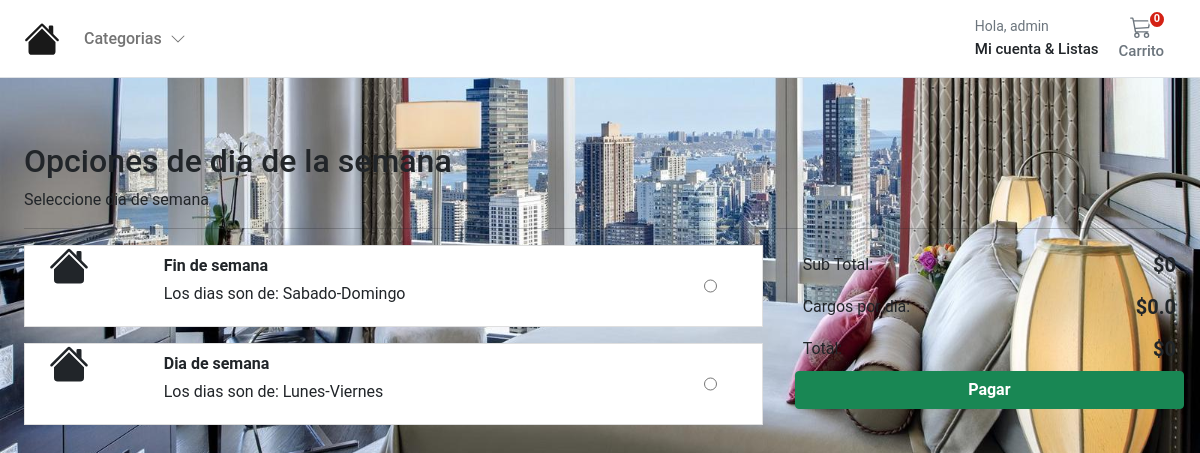
/checkout/deliverychoices (signed in), run on the app's committed database.
### account/models.py (models this page shows, shortened)
class Customer(AbstractBaseUser, PermissionsMixin):
    email = models.EmailField(_('email address'), unique=True)
    name = models.CharField(max_length=150)
    mobile = models.CharField(max_length=20, blank=True)
    is_active = models.BooleanField(default=False)
    is_staff = models.BooleanField(default=False)
    created = models.DateTimeField(auto_now_add=True)
    updated = models.DateTimeField(auto_now=True)
    objects = CustomAccountManager()
    USERNAME_FIELD = 'email'
    REQUIRED_FIELDS = ['name']
    class Meta:
        verbose_name = "Accounts"
        verbose_name_plural = "Accounts"

### checkout/models.py (models this page shows, shortened)
class DeliveryOptions(models.Model):
    DELIVERY_CHOICES = [
        ("IS", "In Store"),
        ("HD", "Home Delivery"),
        ("DD", "Digital Delivery"),
    ]
    delivery_name = models.CharField(
        verbose_name=_("delivery_name"),
        help_text=_("Required"),
        max_length=255,
    )
    delivery_price = models.DecimalField(
        verbose_name=_("delivery price"),
        help_text=_("Maximum 999.99"),
        error_messages={
            "name": {
                "max_length": _("The price must be between 0 and 999.99."),
            },
        },
        max_digits=5,
        decimal_places=2,
    )
    delivery_method = models.CharField(
        choices=DELIVERY_CHOICES,
        verbose_name=_("delivery_method"),
        help_text=_("Required"),
        max_length=255,
    )
    delivery_timeframe = models.CharField(
        verbose_name=_("delivery timeframe"),
        help_text=_("Required"),
        max_length=255,
    )
    delivery_window = models.CharField(
        verbose_name=_("delivery window"),
        help_text=_("Required"),
        max_length=255,
    )
    order = models.IntegerField(verbose_name=_("list order"), help_text=_("Required"), default=0)
    is_active = models.BooleanField(default=True)
    class Meta:
        verbose_name = _("Delivery Option")
        verbose_name_plural = _("Delivery Options")

### checkout/views.py (the view)
# urls.py: path("deliverychoices", views.deliverychoices, name="deliverychoices"),
@login_required
def deliverychoices(request):
    deliveryoptions = DeliveryOptions.objects.filter(is_active=True)
    return render(request, "checkout/delivery_choices.html", {"deliveryoptions": deliveryoptions})

### basket/basket.py (called while the page is built)
    def __len__(self):
        return sum(item["qty"] for item in self.basket.values())

    def get_subtotal_price(self):
        return sum(Decimal(item["price"]) * item["qty"] for item in self.basket.values())

    def get_delivery_price(self):
        newprice = 0.00
        if "purchase" in self.session:
            newprice = DeliveryOptions.objects.get(id=self.session["purchase"]["delivery_id"]).delivery_price
        return newprice

    def get_total_price(self):
        newprice = 0.00
        subtotal = sum(Decimal(item["price"]) * item["qty"] for item in self.basket.values())
        if "purchase" in self.session:
            newprice = DeliveryOptions.objects.get(id=self.session["purchase"]["delivery_id"]).delivery_price
        total = subtotal + Decimal(newprice)
        return total

### basket/context_processors.py (called while the page is built)
def basket(request):
    return {'basket': Basket(request)}

### store/context_processors.py (called while the page is built)
def categories(request):
    return {"categories": Category.objects.filter(level=0)}

### store/models.py (called while the page is built)
    def get_absolute_url(self):
        return reverse("store:category_list", args=[self.slug])

### templates/checkout/delivery_choices.html (shortened to what this page needs)
{% extends "../base.html" %}
{% load static %}
{% block content %}
<div class="container">
  <div class="col-12">
    <h1 class="h2">Opciones de dia de la semana</h1>
  </div>
  <div class="col-12">
    <p>Seleccione dia de semana</p>
  </div>
  <hr />
</div>
<div class="container">
  <div class="row g-3">
    {% if deliveryoptions|length == 0 %}
    <div class="col-12">There are no delivery options <a href="{% url 'store:store_home' %}">Shop</a></div>
    {% else %}
    <div class="col-md-4 col-lg-4 order-md-last p-0 order-3">
      <div class="d-flex bd-highlight ms-0">
        <div class="p-2 flex-grow-1 bd-highlight">Sub Total:</div>
        <div class="p-2 bd-highlight"><span class="fw-bold h5">$</span><span id="sub_total"
            class="fw-bold h5">{{basket.get_subtotal_price}}</span></div>
      </div>
      <div class="d-flex bd-highlight">
        <div class="p-2 flex-grow-1 bd-highlight">Cargos por dia:</div>
        <div class="p-2 bd-highlight"><span class="fw-bold h5">$</span><span id="delivery_price"
            class="fw-bold h5">{{basket.get_delivery_price}}</span></div>
      </div>
      <div class="d-flex bd-highlight">
        <div class="p-2 flex-grow-1 bd-highlight">Total:</div>
        <div class="p-2 bd-highlight"><span class="fw-bold h5">$</span><span id="total"
            class="fw-bold h5">{{basket.get_total_price}}</span></div>
      </div>
      <a role="button" href="{% url "checkout:delivery_address" %}" class="btn btn-success fw-bold w-100"
        type="button">Pagar</a>
    </div>
    <div class="col-md-7 col-lg-8">
      {% for option in deliveryoptions %}
      <div class="card mb-3 border-1 rounded-0 product-item me-md-4" data-index="{{option.id}}">
        <div class="row g-0">
          <div class="col-md-2 ps-3 ps-md-4">
          </div>
          <div class="col-md-9 ps-md-1">
            <div class="card-body p-1">
              <p class="card-text ps-2 mb-1 pt-1 fw-bold">{{option.delivery_name}}</p>
              <p class="card-text ps-2 pb-3">Los dias son de: {{option.delivery_timeframe}}</p>
            </div>
          </div>
          <div class="col-md-1 ps-md-1">
            <input class="align-middle h-100" type="radio" name="deliveryOption" id="{{option.id}}"
              value="{{option.id}}">
          </div>
        </div>
      </div>
      {% endfor %}
    </div>
    {% endif %}
  </div>
</div>
{% endblock %}

### templates/base.html (shortened to what this page needs)
{% load static %}
<!DOCTYPE html>
<html>
<head>
  <link href="https://cdn.jsdelivr.net/npm/bootstrap@5.0.0-beta1/dist/css/bootstrap.min.css" rel="stylesheet"
>
  <link rel="stylesheet" href="{% static 'core/css/base.css' %}">
  <link rel="stylesheet" href="{% static 'store/css/store.css' %}">
  <link rel="stylesheet" href="{% block stylesheet %}{% endblock %}">
</head>
<body>
  <header class="pb-3">
    <nav class="navbar navbar-expand-md navbar-light bg-white border-bottom">
      <div class="container-fluid px-md-4">
        <div class="d-flex w-100 navbar-collapse">
          <a class="navbar-brand d-flex-inline" href="/">
          </a>
          <ul class="navbar-nav me-auto mb-2 mb-md-0">
            <li class="nav-item dropdown">
              <a class="nav-link dropdown-toggle d-none d-md-block fw500" href="#" id="navbarDropdown" role="button"
                data-bs-toggle="dropdown" aria-expanded="false">
                Categorias
                <i class="ps-1"><svg xmlns="http://www.w3.org/2000/svg" width="16" height="16" fill="currentColor"
                    class="bi bi-chevron-down" viewBox="0 0 16 16">
                    <path fill-rule="evenodd"
                      d="M1.646 4.646a.5.5 0 0 1 .708 0L8 10.293l5.646-5.647a.5.5 0 0 1 .708.708l-6 6a.5.5 0 0 1-.708 0l-6-6a.5.5 0 0 1 0-.708z" />
                  </svg></i>
              </a>
            </li>
          </ul>
          <div>
            <div class="collapse navbar-collapse" id="navbarSupportedContent2">
              <ul class="navbar-nav me-auto mb-2 mb-lg-0">
                <li class="nav-item dropdown">
                  <a class="nav-link dropdown-toggle text-reset" href="#" id="navbarDropdown" role="button"
                    data-bs-toggle="dropdown" aria-expanded="false">
                    <div class="small text-muted">Hola,
                      {% if user.is_authenticated %}
                        {{ request.user.name }}
                      {% else %}
                      @{{user.username}}
                      {% endif %}
                    </div>
                    <span class="fs15 fw500">Mi cuenta &amp; Listas
                    </span>
                  </a>
                </li>
              </ul>
            </div>
          </div>
          <a type="button" role="button" href="{% url "basket:basket_summary" %}"
            class="btn btn-outline-secondary border-0 basket-btn">
            {% with total_qty=basket|length %}
            <div id="basket-qty" class="basket-qty">
              {% if total_qty > 0 %}
              {{ total_qty }}
              {% else %}
              0
              {% endif %}
            </div>
            {% endwith %}
            <div>
            </div>
            <span class="fs15 fw500">Carrito</span>
          </a>
        </div>
      </div>
    </nav>
  </header>
  <main class="pt-5">
    <div id="content">{% block content %} {% endblock %}</div>
  </main>
</body>
</html>

### static/core/css/base.css (style rules this page uses)
@media (min-width: 1000px) { .container { max-width: 1000px; } }
@media (max-width: 1200px) { .container { max-width: 100%; padding: 0 24px; } }
.dropdown-toggle::after { display: none; }
body { background-color: #EDF2F7; font-family: 'Open Sans', sans-serif; background: url('../../store/css/photographer.jpg') center / cover; }
html, body, p, div { letter-spacing: -0.02px; font-family: 'Roboto', sans-serif; }
.fs15 { font-size: 0.9375rem; }
.fw500 { font-weight: 500; }
.basket-qty { color: #fff; background: #d42114; border: 2px solid #fff; border-radius: 50%; text-align: center; font-size: 11px; height: 15px; width: 14px; position: absolute; box-sizing: content-box; font-weight: 600; display: flex; justify-content: center; align-items: center; top: 1px; right: 10px; }
.basket-btn { position: relative; }

### data on the page
Customer: user.name "admin"
DeliveryOptions: delivery_name "Fin de semana", delivery_timeframe "Sabado-Domingo"
DeliveryOptions: delivery_name "Dia de semana", delivery_timeframe "Lunes-Viernes"

### other printed values
{{ basket.get_subtotal_price }} "0"
{{ basket.get_delivery_price }} "0.0"
{{ basket.get_total_price }} "0"
